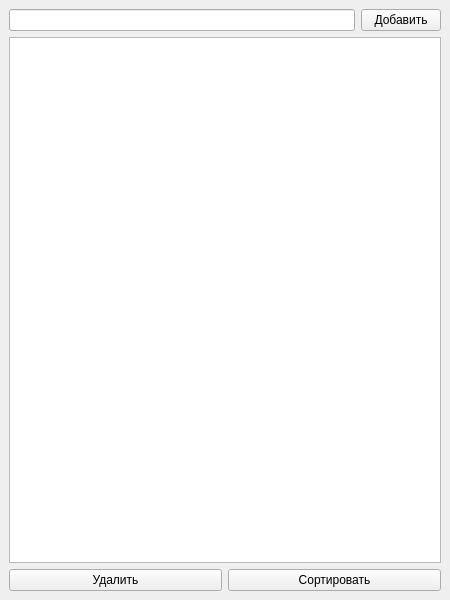
<?xml version="1.0" encoding="UTF-8"?>
<ui version="4.0">
 <class>MainWindow</class>
 <widget class="QMainWindow" name="MainWindow">
  <property name="geometry">
   <rect>
    <x>0</x>
    <y>0</y>
    <width>450</width>
    <height>600</height>
   </rect>
  </property>
  <widget class="QWidget" name="centralwidget">
   <layout class="QVBoxLayout" name="verticalLayout">
    <item>
     <layout class="QHBoxLayout" name="horizontalLayout">
      <item>
       <widget class="QLineEdit" name="lineEdit"/>
      </item>
      <item>
       <widget class="QPushButton" name="addButton">
        <property name="text">
         <string>Добавить</string>
        </property>
       </widget>
      </item>
     </layout>
    </item>
    <item>
     <widget class="QListWidget" name="listWidget"/>
    </item>
    <item>
     <layout class="QHBoxLayout" name="horizontalLayout_2">
      <item>
       <widget class="QPushButton" name="deleteButton">
        <property name="text">
         <string>Удалить</string>
        </property>
       </widget>
      </item>
      <item>
       <widget class="QPushButton" name="sortButton">
        <property name="text">
         <string>Сортировать</string>
        </property>
       </widget>
      </item>
     </layout>
    </item>
   </layout>
  </widget>
 </widget>
 <resources/>
 <connections/>
</ui>
